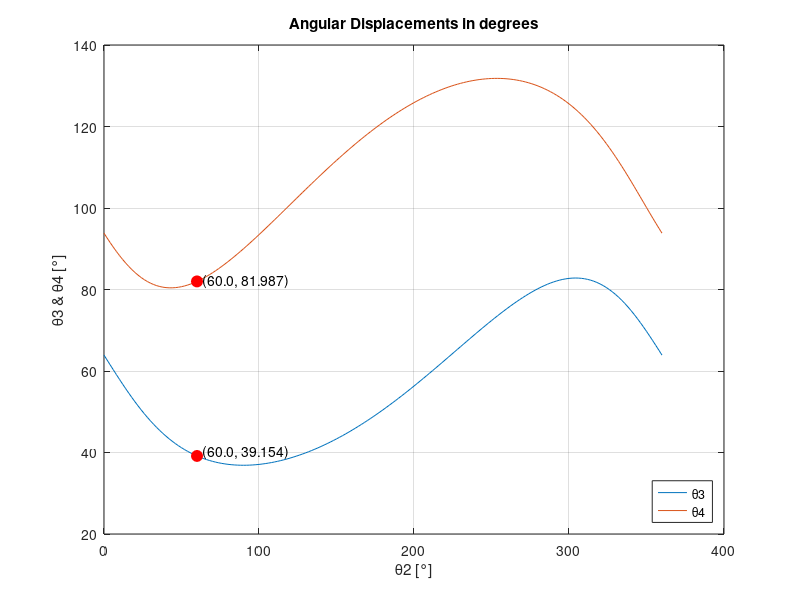
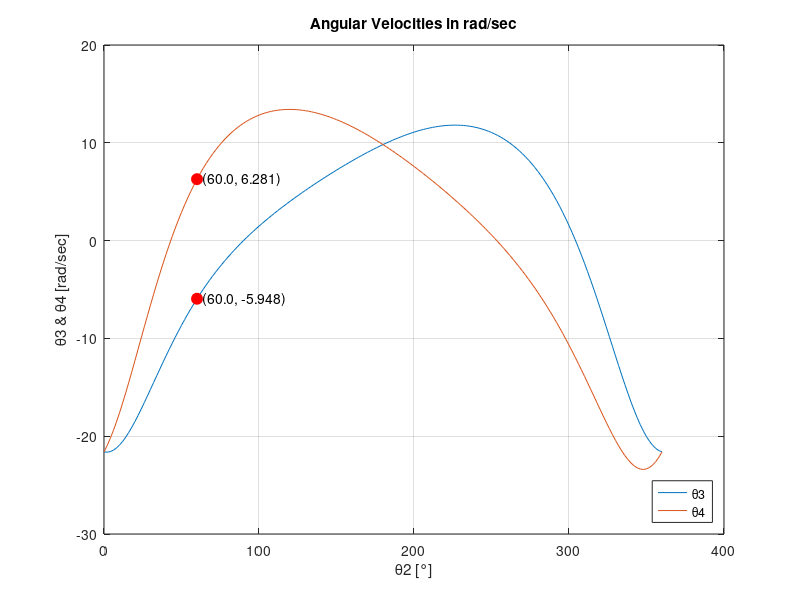
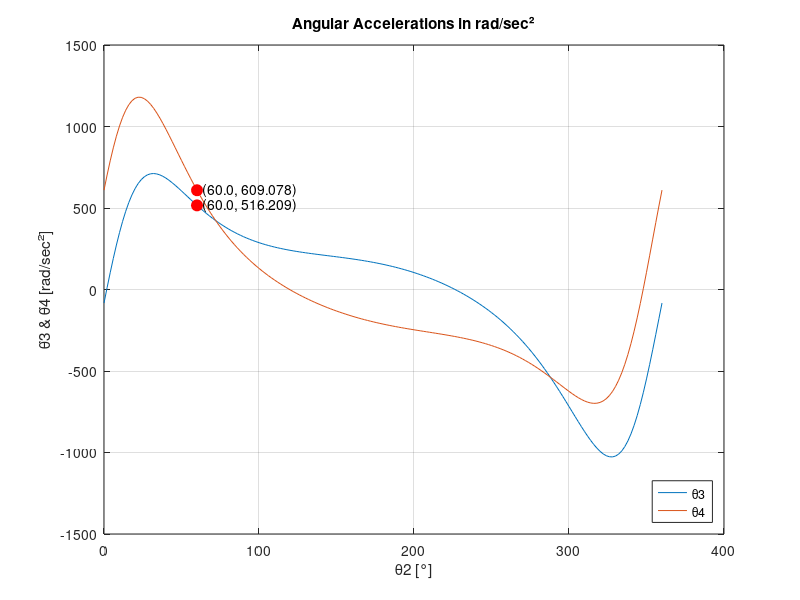
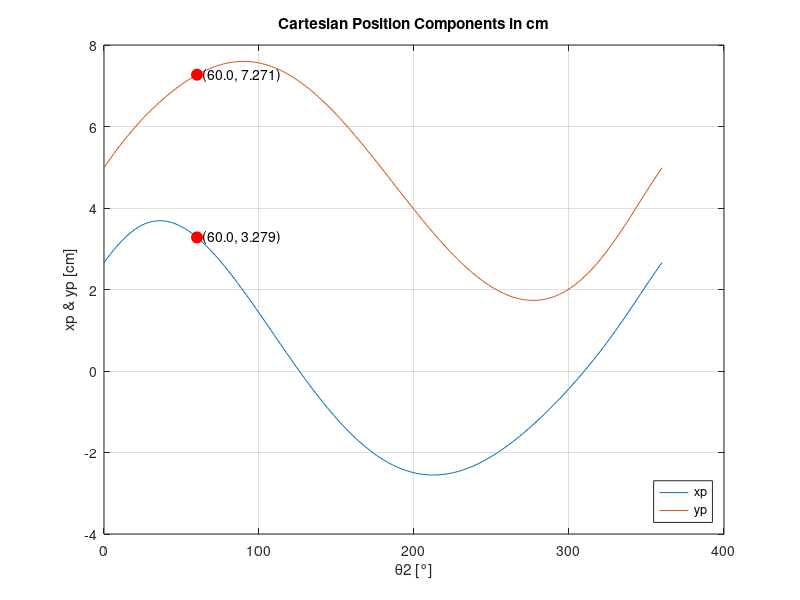

These charts were generated, in order, by the following MATLAB code: (Note: this script raises an error after producing the figures.)
% B.5: Compute kinematic quantities over full cycle

% Define known variables and equations from Part B
%   as θ3, θ4, etc... will need to be solved for
%% Links
r1 = 8.0; %cm
r2 = 3.0; %cm
r3 = 10.0; %cm
r4 = 9.0; %cm

w2 = 36; %rad/sec
a2 = 0; %rad/sec^2

rbp = 5.0; %cm
r5 = rbp;

beta = 30; %degrees
beta_rad = deg2rad(beta);

%% H values
h1 = r1/r2;
h2 = r1/r3;
h3 = r1/r4;
h4 = (-r1^2-r2^2-r3^2+r4^2)/(2*r2*r3);
h5 = (r1^2+r2^2-r3^2+r4^2)/(2*r2*r4);

theta2 = 0:2:360; %input incremements of 2 degrees over a full rotation
theta2_rad = deg2rad(theta2);
theta2dot_rad = 36;
theta2doubledot_rad = 0;

%% Constants for simplification
a = h4 + h2.*cos(theta2_rad)-h1+cos(theta2_rad);
b = -sin(theta2_rad);
c = h4+h2.*cos(theta2_rad)+h1-cos(theta2_rad);
d = h5-h3.*cos(theta2_rad)+cos(theta2_rad)-h1;
e = h5-h3.*cos(theta2_rad)-cos(theta2_rad)+h1;

%% Desired Angle for Verification
indexAt60 = find(theta2 == 60);

%% a) θ3, θ4 vs θ2
theta3 = 2.*atan((-b-sqrt(b.^2-a.*c))./(a));
theta3_deg = rad2deg(theta3);

theta4 = 2.*atan((-b-sqrt(b.^2-d.*e))./(d));
theta4_deg = rad2deg(theta4);

theta3_deg_60 = theta3_deg(indexAt60);
theta4_deg_60 = theta4_deg(indexAt60);

figure ('Name', 'Ang.Disp.');
plot(theta2,theta3_deg);
title('Angular Displacements in degrees');
xlabel('θ2 [°]');
ylabel('θ3 & θ4 [°]');
hold on;
plot(theta2,theta4_deg);

plot(60, theta3_deg_60, 'ro', 'MarkerFaceColor', 'r', ...
    'MarkerSize', 8);
text(60,theta3_deg_60 + 1, sprintf('  (%.1f, %.3f)', 60,theta3_deg_60));
plot(60, theta4_deg_60, 'ro', 'MarkerFaceColor', 'r', ...
    'MarkerSize', 8);
text(60,theta4_deg_60, sprintf('  (%.1f, %.3f)', 60,theta4_deg_60));

legend({'θ3','θ4'},'Location','Southeast');
grid on;
hold off;

%% b) θ̇3, θ̇4 vs θ2
theta3_dot = (r2.*theta2dot_rad.*sin(theta2_rad-theta4))./ ...
    (r3.*sin(theta4-theta3));
theta4_dot = (r2.*theta2dot_rad.*sin(theta2_rad-theta3))./ ...
    (r4.*sin(theta4-theta3));

theta3_dot_deg_60 = theta3_dot(indexAt60);
theta4_dot_deg_60 = theta4_dot(indexAt60);

figure ('Name', 'Ang.Vel.');
plot(theta2,theta3_dot);
title('Angular Velocities in rad/sec');
xlabel('θ2 [°]');
ylabel('θ̇3 & θ̇4 [rad/sec]');
hold on;
plot(theta2,theta4_dot);

plot(60, theta3_dot_deg_60, 'ro', 'MarkerFaceColor', 'r', ...
    'MarkerSize', 8);
text(60,theta3_dot_deg_60, sprintf('  (%.1f, %.3f)', 60,theta3_dot_deg_60));
plot(60, theta4_dot_deg_60, 'ro', 'MarkerFaceColor', 'r', ...
    'MarkerSize', 8);
text(60,theta4_dot_deg_60, sprintf('  (%.1f, %.3f)', 60,theta4_dot_deg_60));

legend({'θ̇3','θ̇4'},'Location','Southeast');
grid on;
hold off;

%% c) θ̈3, θ̈4 vs θ2
theta3_doubledot = ( ...
    -r4.*theta4_dot.^2 ...
    + r3.*theta3_dot.^2.*cos(theta3 - theta4) ...
    + r2.*theta2dot_rad.^2.*cos(theta2_rad - theta4) ...
    + r2.*theta2doubledot_rad.*sin(theta2_rad - theta4) ...
    ) ./ (r3.*sin(theta4 - theta3));
theta4_doubledot = (-r3.*theta3_dot.^2 ...
    + r4.*theta4_dot.^2.*cos(theta4 - theta3) ...
    - r2.*theta2dot_rad.^2.*cos(theta2_rad - theta3) ...
    + r2.*theta2doubledot_rad.*sin(theta2_rad - theta3) ...
    ) ./ (r4.*sin(theta3 - theta4));

theta3_doubledot_deg_60 = theta3_doubledot(indexAt60);
theta4_doubledot_deg_60 = theta4_doubledot(indexAt60);

figure ('Name', 'Ang.Acc.');
plot(theta2,theta3_doubledot);
title('Angular Accelerations in rad/sec²');
xlabel('θ2 [°]');
ylabel('θ̈3 & θ̈4 [rad/sec²]');
hold on;
plot(theta2,theta4_doubledot);

plot(60, theta3_doubledot_deg_60, 'ro', 'MarkerFaceColor', 'r', ...
    'MarkerSize', 8);
text(60,theta3_doubledot_deg_60, sprintf('  (%.1f, %.3f)', 60,theta3_doubledot_deg_60));
plot(60, theta4_doubledot_deg_60, 'ro', 'MarkerFaceColor', 'r', ...
    'MarkerSize', 8);
text(60,theta4_doubledot_deg_60, sprintf('  (%.1f, %.3f)', 60,theta4_doubledot_deg_60));

legend({'θ̈3','θ̈4'},'Location','Southeast');
grid on;
hold off;

%% d) xp, yp vs θ2
theta5 = theta3+beta_rad;

xp = r5.*cos(theta5) + r2.*cos(theta2_rad);
yp = r5.*sin(theta5) + r2.*sin(theta2_rad);

xp_deg_60 = xp(indexAt60);
yp_deg_60 = yp(indexAt60);

figure ('Name', 'Cart.Pos.');
plot(theta2,xp);
title('Cartesian Position Components in cm');
xlabel('θ2 [°]');
ylabel('xp & yp [cm]');
hold on;
plot(theta2,yp);

plot(60, xp_deg_60, 'ro', 'MarkerFaceColor', 'r', ...
    'MarkerSize', 8);
text(60,xp_deg_60, sprintf('  (%.1f, %.3f)', 60,xp_deg_60));
plot(60, yp_deg_60, 'ro', 'MarkerFaceColor', 'r', ...
    'MarkerSize', 8);
text(60,yp_deg_60, sprintf('  (%.1f, %.3f)', 60,yp_deg_60));

legend({'xp','yp'},'Location','Southeast');
grid on;
hold off;

%% e) Velocity magnitude |vp| vs θ2
xp_dot = -theta3_dot.*r5.*sin(theta5) ...
         -theta2dot_rad.*r2.*sin(theta2_rad);
yp_dot = theta3_dot.*r5.*cos(theta5) ...
         +theta2dot_rad.*r2.*cos(theta2_rad);

xp_dot_deg_60 = xp_dot(indexAt60);
yp_dot_deg_60 = yp_dot(indexAt60);
vp_mag_deg_60 = sqrt(xp_dot_deg_60.^2+yp_dot_deg_60.^2);

vp_mag = abs(sqrt(xp_dot.^2 + yp_dot.^2));
figure ('Name', 'Vel.Mag.');
plot(theta2,vp_mag);
title('Velocity Magnitude in cm/sec²');
xlabel('θ2 [°]');
ylabel('vp [cm]');
hold on;

plot(60, vp_mag_deg_60, 'ro', 'MarkerFaceColor', 'r', ...
    'MarkerSize', 8);
text(60,vp_mag_deg_60, sprintf('  (%.1f, %.3f)', 60,vp_mag_deg_60));

legend({'vp'},'Location','Southeast');
grid on;
hold off;

%% f) Acceleration Magnitude |ap| vs θ2
xp_doubledot = -theta3_doubledot.*r5.*sin(theta5) ...
               -theta3_dot.^2.*r5.*cos(theta5) ...
               -theta2doubledot_rad.*r2.*sin(theta2_rad) ...
               -theta2dot_rad.^2.*r2.*cos(theta2_rad);
yp_doubledot = theta3_doubledot.*r5.*cos(theta5) ...
               -theta3_dot.^2.*r5.*sin(theta5) ...
               +theta2doubledot_rad.*r2.*cos(theta2_rad) ...
               -theta2dot_rad.^2.*r2.*sin(theta2_rad);

xp_doubledot_deg_60 = xp_doubledot(indexAt60);
yp_doubledot_deg_60 = yp_doubledot(indexAt60);
ap_mag_deg_60 = sqrt(xp_doubledot_deg_60.^2+yp_doubledot_deg_60.^2);

ap_mag = abs(sqrt(xp_doubledot.^2 + yp_doubledot.^2));
figure ('Name', 'Acc.Mag.');
plot(theta2, ap_mag);
title('Acceleration Magnitude in cm/sec²');
xlabel('θ2 [°]');
ylabel('ap [cm]');
hold on;

plot(60, ap_mag_deg_60, 'ro', 'MarkerFaceColor', 'r', ...
    'MarkerSize', 8);
text(60,ap_mag_deg_60, sprintf('  (%.1f, %.3f)', 60,ap_mag_deg_60));

legend({'ap'}, 'Location', 'Southeast');
grid on;
hold off;

%% g) Coupler Curve yp vs xp
figure ('Name', 'Coupler Curve');
plot(xp, yp);
title('Coupler Curve: yp vs xp');
xlabel('xp [cm]');
ylabel('yp [cm]');
grid on;

%% C.3: Complete Force Analysis over one crank revolution
m2 = 8; %g
m3 = 30; %g
m4 = 20; %g

b2 = 1.50; %cm to mass center
b3 = 4.00; %cm to mass center
b4 = 3.50; %cm to mass center

I_G3 = 250; %gr*cm^2
I_G4 = 90; %gr*cm^2

%% Positions and Accelerations of mass centers
% Link 2: Position
X_G2 = b2.*cos(theta2_rad);
Y_G2 = b2.*sin(theta2_rad);

% Link 2: Acceleration
A_X_G2 = -b2.*theta2doubledot_rad.*sin(theta2_rad)-b2.*theta2dot_rad.^2 ...
    .*cos(theta2_rad);
A_Y_G2 = b2.*theta2doubledot_rad.*cos(theta2_rad)-b2.*theta2dot_rad.^2 ...
    .*sin(theta2_rad);

% Link 3: Position
X_G3 = r2.*cos(theta2_rad) + b3.*cos(theta3);
Y_G3 = r2.*sin(theta2_rad) + b3.*sin(theta3);

% Link 3: Accceleration
A_X_G3 = -r2.*theta2doubledot_rad.*sin(theta2_rad) ...
    -r2.*theta2dot_rad.^2.*cos(theta2_rad) ...
    -b3.*theta3_doubledot.*sin(theta3) ...
    -b3.*theta3_dot.^2.*cos(theta3);
A_Y_G3 = r2.*theta2doubledot_rad.*cos(theta2_rad) ...
    -r2.*theta2dot_rad.^2.*sin(theta2_rad) ...
    +b3.*theta3_doubledot.*cos(theta3) ...
    -b3.*theta3_dot.^2.*sin(theta3);

% Link 4: Position
X_G4 = r1 + b4.*cos(theta4);
Y_G4 = b4.*sin(theta4);

% Link 4: Acceleration
A_X_G4 = -b4.*theta4_doubledot.*sin(theta4)-b4.*theta4_dot.^2 ...
    .*cos(theta4);
A_Y_G4 = b4.*theta4_doubledot.*cos(theta4)-b4.*theta4_dot.^2 ...
    .*sin(theta4);

n = length(theta2_rad);
N_to_cm_g = 1e5; %g*cm/s^2
Fext = 0.5*N_to_cm_g; %N

F12x = zeros(1,n);
F12y = zeros(1,n);
F32x = zeros(1,n);
F32y = zeros(1,n);
F34x = zeros(1,n);
F34y = zeros(1,n);
F41x = zeros(1,n);
F41y = zeros(1,n);
M12 = zeros(1,n); % Moment applied at 02, same as W in notes

I_O4 = I_G4 + m4*b4^2; % parallel axis theorem moved from I_G4

%% Calculate and fill forces & moment from matrix
for k = 1:n
    A = [ ...
        -1,  0,  1,  0,  0,  0,  0,  0,  0;
         0, -1,  0,  1,  0,  0,  0,  0,  0;
         r2*sin(theta2_rad(k)), -r2*cos(theta2_rad(k)), 0, 0, 0, 0, 0, 0, 1;
         0,  0, -1,  0, -1,  0,  0,  0,  0;
         0,  0,  0, -1,  0, -1,  0,  0,  0;
         0,  0, -b3*sin(theta3(k)), b3*cos(theta3(k)), ...
                 b3*sin(theta3(k)), -b3*cos(theta3(k)), 0, 0, 0;
         0,  0,  0,  0,  1,  0, -1,  0,  0;
         0,  0,  0,  0,  0,  1,  0, -1,  0;
         0,  0,  0,  0, -r4*sin(theta4(k)), r4*cos(theta4(k)), 0, 0, 0 ...
        ];
    B = [ ...
        m2*A_X_G2(k);
        m2*A_Y_G2(k);
        0;
        m3*A_X_G3(k);
        m3*A_Y_G3(k) + Fext;
        I_G3*theta3_doubledot(k) - Fext*(b3*cos(theta3(k)) - rbp*cos(theta3(k)));
        m4*A_X_G4(k);
        m4*A_Y_G4(k);
        I_O4*theta4_doubledot(k) ...
        ];
    x = A\B; % solve for temporary variable

    F12x(k) = x(1);
    F12y(k) = x(2);
    F32x(k) = x(3);
    F32y(k) = x(4);
    F34x(k) = x(5);
    F34y(k) = x(6);
    F41x(k) = x(7);
    F41y(k) = x(8);
    M12(k) = x(9);
end

%% (i) Driving Torque M12 vs θ2
figure ('Name', 'Driving Torque');
M12_N = M12./N_to_cm_g;
plot(theta2, M12_N);
title('Driving Torque: M12 vs θ2');
xlabel('θ2 [°]');
ylabel('M12 [Nm]');
grid on;

%% (ii) Polar Plot of shaking force Fs (mag and dir)
Fs_mag = sqrt((-F12x+F41x).^2+(-F12y+F41y).^2)./N_to_cm_g; %txtbook p.391 9.2-12
Fs_dir = atan2((-F12y+F41y), (-F12x+F41x)); %txtbook p.391 9.2-10

figure('Name', 'Polar Fs');
polarplot(Fs_dir, Fs_mag);
title('Shaking Force [N] at θ2');
legend({'Fs [N]'})
grid on;

%% (iii) Components of Fs vs θ2
Fs_x = (-F12x+F41x)./N_to_cm_g;
Fs_y = (-F12y+F41y)./N_to_cm_g;

figure('Name', 'Shaking Force Componenets');
plot(theta2, Fs_x, 'b', theta2, Fs_y, 'r');
title('Shaking Force Components vs θ2');
xlabel('θ2 [°]');
ylabel('Force Components [N]');
legend({'Fs_x [N]', 'Fs_y [N]'}, 'Location','southeast');
grid on;
hold off;

%% (iv) Shaking Moment Ms vs θ2
Ms = M12_N + ((F41y).*r1./N_to_cm_g);

figure('Name','Shaking Moment');
plot(theta2,Ms);
title('Shaking Moment vs θ2');
xlabel('θ2 [°]');
ylabel('Ms [Nm]');
grid on;

%% (v) Force Magnitude at each turning pair vs θ2
F12_mag = sqrt(F12x.^2 + F12y.^2)./N_to_cm_g;
F23_mag = sqrt(F32x.^2 + F32y.^2)./N_to_cm_g;
F34_mag = sqrt(F34x.^2 + F34y.^2)./N_to_cm_g;
F14_mag = sqrt(F41x.^2 + F41y.^2)./N_to_cm_g;

figure('Name','Turning Pairs');
plot(theta2,F12_mag,'b',theta2,F23_mag,'g',theta2,F34_mag,'r',theta2,F14_mag,'y');
title('Turning Pair Force Magnitude vs θ2');
xlabel('θ2 [°]');
ylabel('Turning Pairs [N]');
legend({'|F12| [N]','|F23| [N]','|F34| [N]','|F14| [N]'},'Location','northeast');
grid on;
